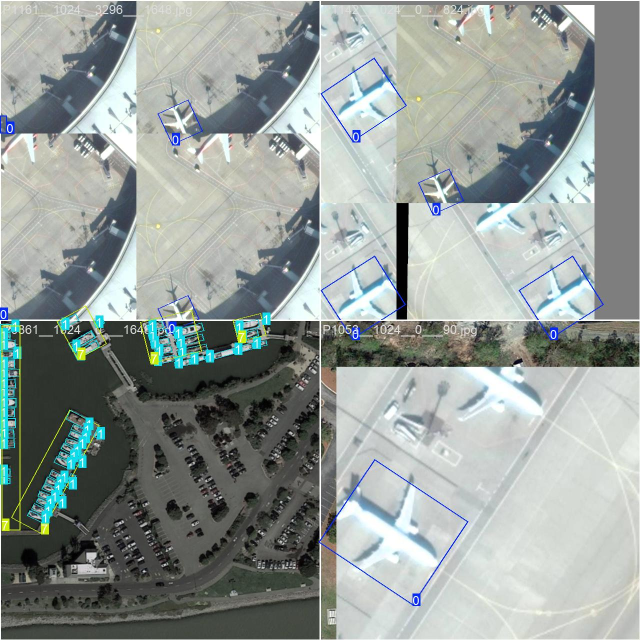
#> input picture runs/obb/train7/train_batch0.jpg, 1280 x 1280 px (shown at 1/2 size); its folder holds only this picture in this run
$ python -i canny.py   (imports and definitions only)
#> lines starting #> are read from the running program, lines starting #| are printed output that depends on the picture
import cv2
import numpy as np
from tkinter import *
from tkinter import filedialog
from PIL import Image, ImageTk

# Set max window size (1920x1080, keeping some space for widgets)
MAX_WINDOW_WIDTH = 1920
MAX_WINDOW_HEIGHT = 1080
IMAGE_FRAME_WIDTH = MAX_WINDOW_WIDTH // 2
IMAGE_FRAME_HEIGHT = MAX_WINDOW_HEIGHT - 100  # Leaving some space for sliders and buttons

# Function to open an image file
def open_file():
    global img, original_img, edges_img
    file_path = filedialog.askopenfilename()
#> the answer given: ../../runs/obb/train7/train_batch0.jpg
    if file_path:
        # Load the image
        img = cv2.imread(file_path)
#> img is the input picture: shape (1280, 1280, 3); mean B, G, R 152.3, 155.8, 148.2
        original_img = cv2.cvtColor(img, cv2.COLOR_BGR2RGB)  # Convert BGR to RGB for Tkinter display
        original_img_resized = resize_image(original_img, IMAGE_FRAME_WIDTH, IMAGE_FRAME_HEIGHT)  # Resize image
        gray_img = cv2.cvtColor(img, cv2.COLOR_BGR2GRAY)  # Convert to grayscale for Canny edge detection
        edges_img = gray_img.copy()
        show_image(original_img_resized, img_label_original)  # Show original image
        apply_canny(100)  # Apply initial Canny edge detection with default threshold

# Function to resize image to fit within the window while maintaining aspect ratio
def resize_image(image, max_width, max_height):
#> called with max_width = 960, max_height = 980
    h, w, _ = image.shape
#> h = 1280; w = 1280
    aspect_ratio = w / h
#> aspect_ratio = 1
    if w > max_width:
        w = max_width
        h = int(w / aspect_ratio)
#> h = 960
    if h > max_height:
        h = max_height
        w = int(h * aspect_ratio)
    return cv2.resize(image, (w, h))
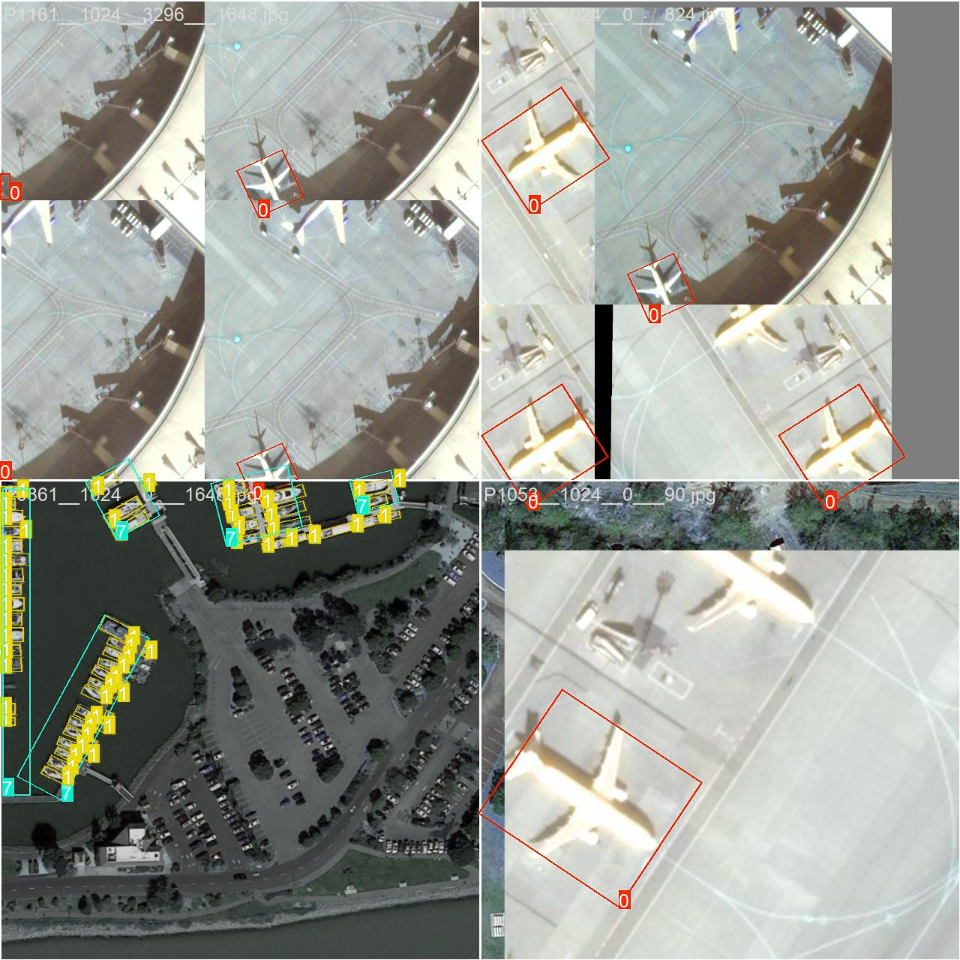
#> returned value: shape (960, 960, 3); mean of channels 0, 1, 2 148.2, 155.8, 152.3; drawn as B, G, R

# Function to display the image on the provided label
def show_image(image, img_label):
    img = Image.fromarray(image)
    img_tk = ImageTk.PhotoImage(image=img)
    img_label.config(image=img_tk)
    img_label.image = img_tk

# Function to apply Canny edge detection and update the edge-detected image
def apply_canny(threshold1):
    global edges_img
    edges = cv2.Canny(edges_img, threshold1, threshold1 * 2)  # Apply Canny edge detection
    edges_rgb = cv2.cvtColor(edges, cv2.COLOR_GRAY2RGB)  # Convert edges to RGB for display
    edges_resized = resize_image(edges_rgb, IMAGE_FRAME_WIDTH, IMAGE_FRAME_HEIGHT)  # Resize for display
    show_image(edges_resized, img_label_edges)  # Show the edges

# Create the Tkinter window
# [3 lines not run here, left out]

# Create frames for the original and edge-detected images
# [1 line that did not run here, left out]
# [1 line not run here, left out]
# [1 line that did not run here, left out]
# [1 line not run here, left out]

# Create labels to display the images
# [1 line that did not run here, left out]
# [1 line not run here, left out]

# [1 line that did not run here, left out]
# [1 line not run here, left out]

# Create a slider to adjust the Canny threshold
# [2 lines that did not run here, left out]
# [2 lines not run here, left out]

# Create a button to open an image file
# [1 line that did not run here, left out]
# [1 line not run here, left out]

# Initialize image variables
img = None
original_img = None
edges_img = None

# Start the Tkinter main loop
# [1 line not run here, left out]

>>> result = open_file()
#> in open_file, `gray_img = cv2.cvtColor(img, cv2.COLOR_BGR2GRAY)`:
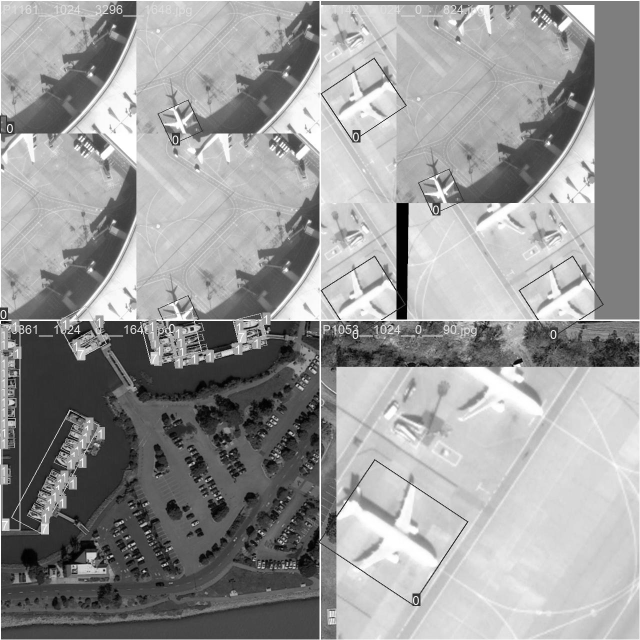
#> gray_img: shape (1280, 1280) (shown at 1/2 size); min 0, max 255, mean 153.1
#> (the run stopped early here; a loop or call above may not have finished)

$ run again, on runs/obb/train7/train_batch2.jpg
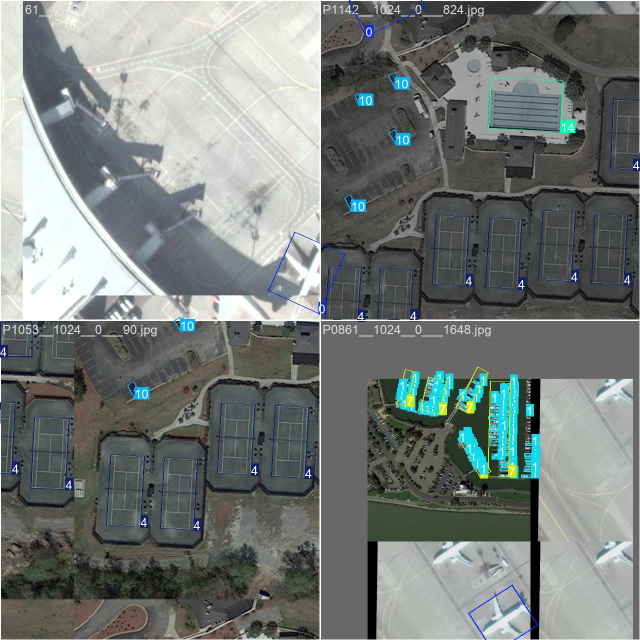
#> input picture runs/obb/train7/train_batch2.jpg, 1280 x 1280 px (shown at 1/2 size)
#> in open_file, img is the input picture: shape (1280, 1280, 3); mean B, G, R 121.4, 123.7, 118
#> in resize_image, `return cv2.resize(image, (w, h))`:
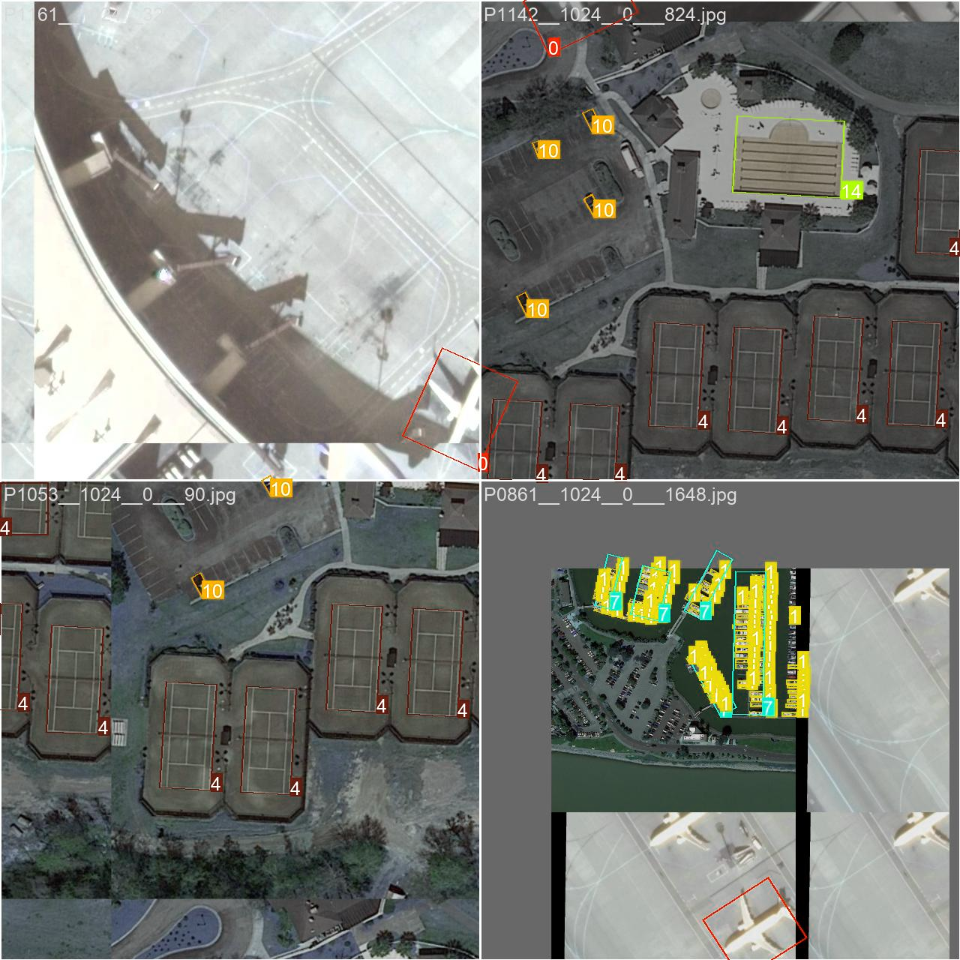
#> returned value: shape (960, 960, 3); mean of channels 0, 1, 2 118, 123.7, 121.4; drawn as B, G, R
#> in open_file, `gray_img = cv2.cvtColor(img, cv2.COLOR_BGR2GRAY)`:
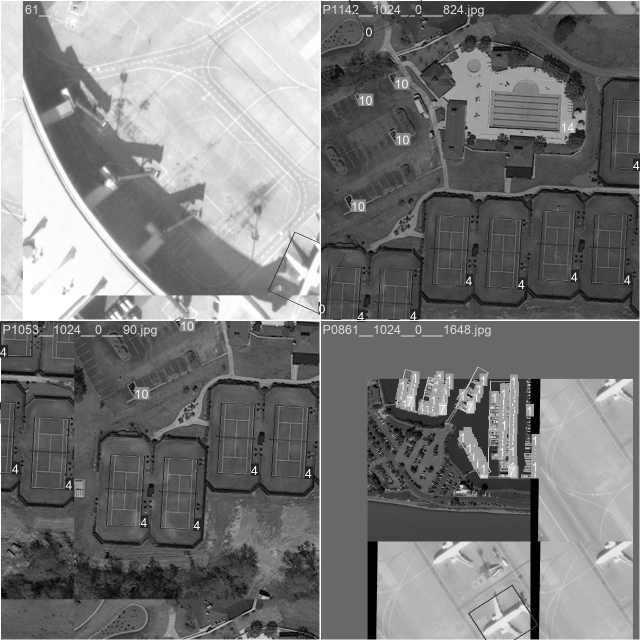
#> gray_img: shape (1280, 1280) (shown at 1/2 size); min 0, max 255, mean 121.8

$ run again, on runs/obb/train7/train_batch90.jpg
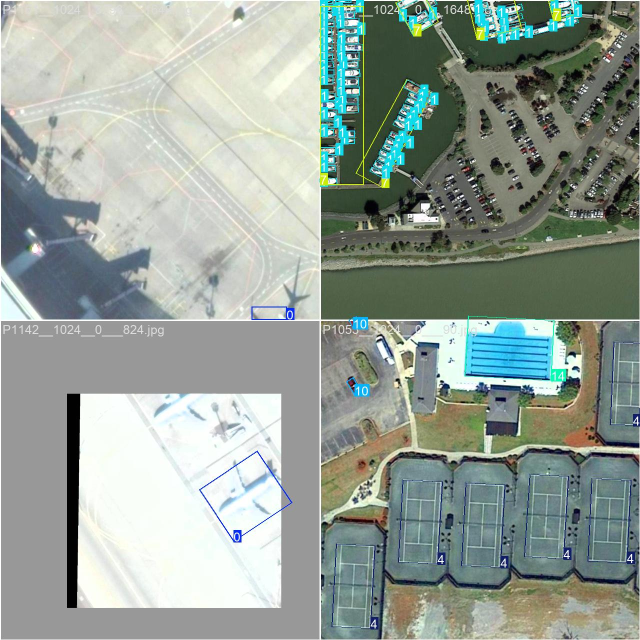
#> input picture runs/obb/train7/train_batch90.jpg, 1280 x 1280 px (shown at 1/2 size)
#> in open_file, img is the input picture: shape (1280, 1280, 3); mean B, G, R 151.5, 159.8, 148.8
#> in resize_image, `return cv2.resize(image, (w, h))`:
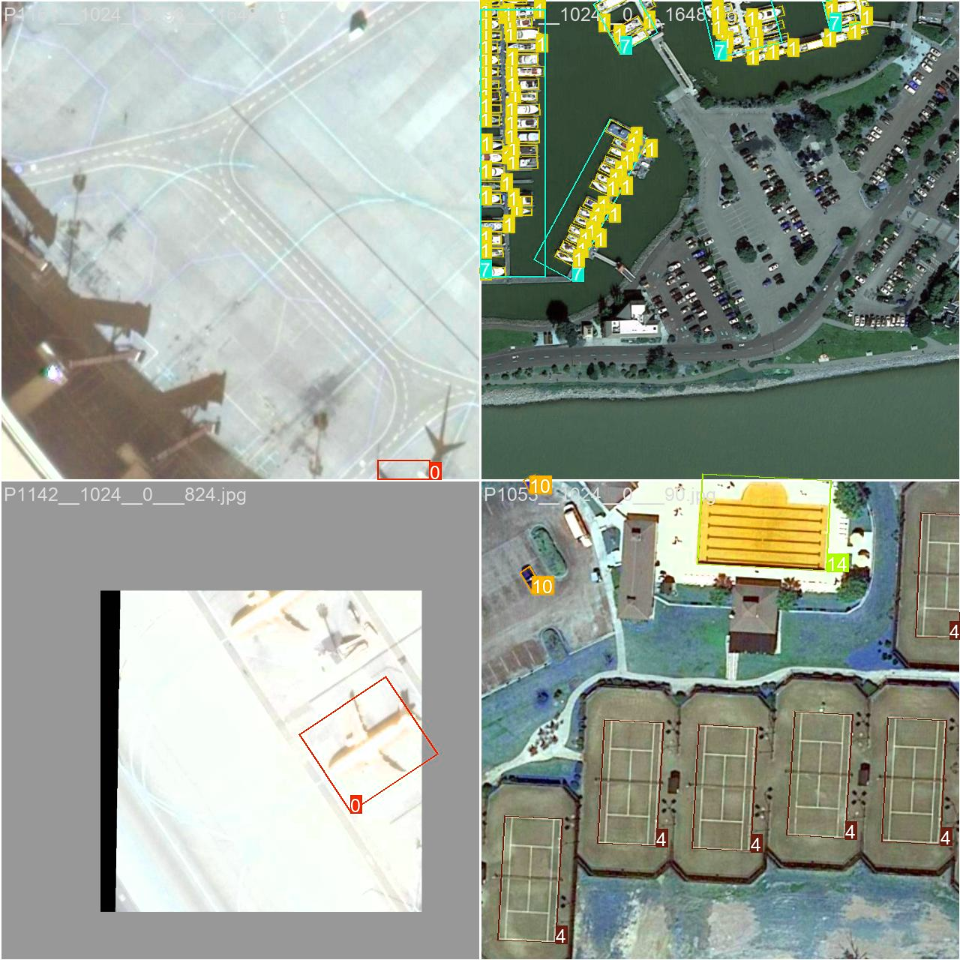
#> returned value: shape (960, 960, 3); mean of channels 0, 1, 2 148.8, 159.8, 151.5; drawn as B, G, R
#> in open_file, `gray_img = cv2.cvtColor(img, cv2.COLOR_BGR2GRAY)`:
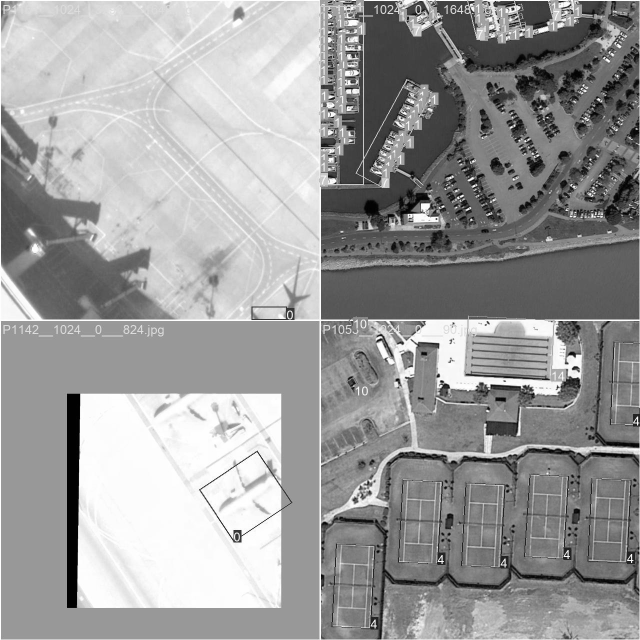
#> gray_img: shape (1280, 1280) (shown at 1/2 size); min 0, max 255, mean 155.5

$ run again, on runs/obb/train7/train_batch91.jpg
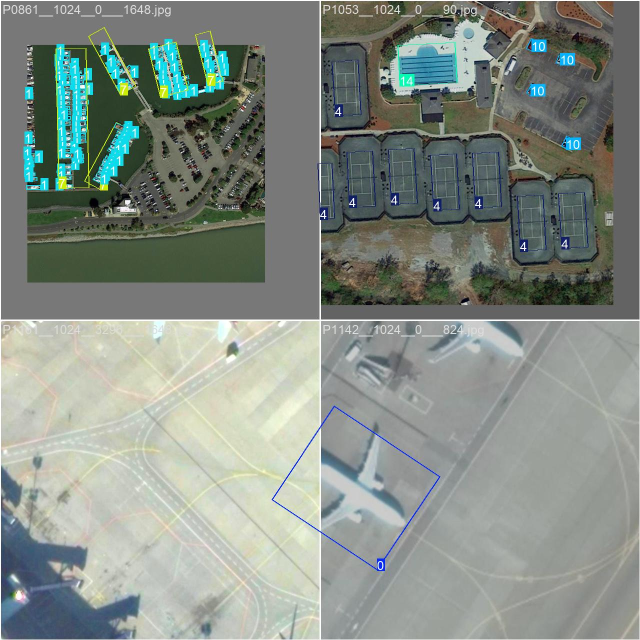
#> input picture runs/obb/train7/train_batch91.jpg, 1280 x 1280 px (shown at 1/2 size)
#> in open_file, img is the input picture: shape (1280, 1280, 3); mean B, G, R 133.5, 141.1, 132.5
#> in resize_image, `return cv2.resize(image, (w, h))`:
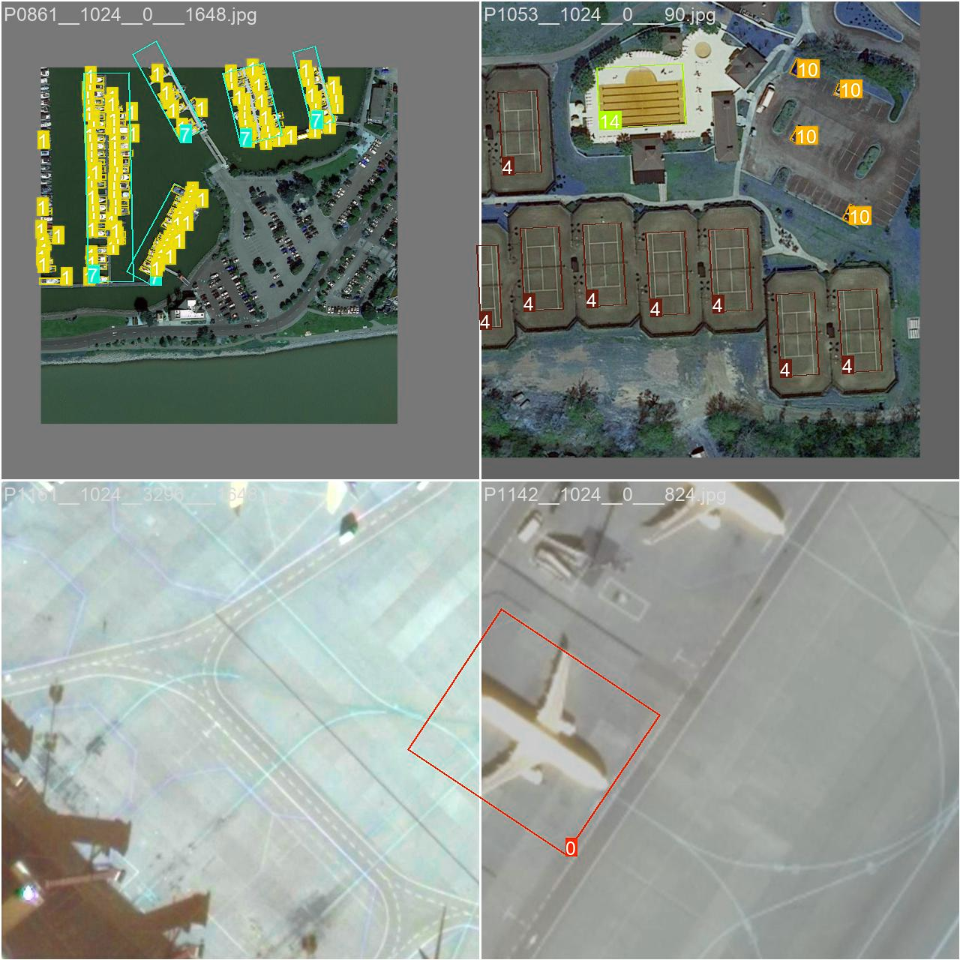
#> returned value: shape (960, 960, 3); mean of channels 0, 1, 2 132.5, 141.1, 133.5; drawn as B, G, R
#> in open_file, `gray_img = cv2.cvtColor(img, cv2.COLOR_BGR2GRAY)`:
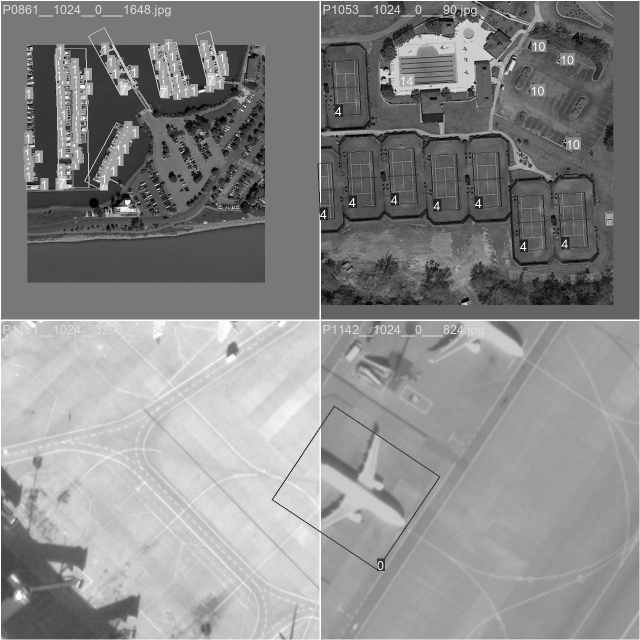
#> gray_img: shape (1280, 1280) (shown at 1/2 size); min 0, max 255, mean 137.7

$ run again, on runs/obb/train7/train_batch1.jpg
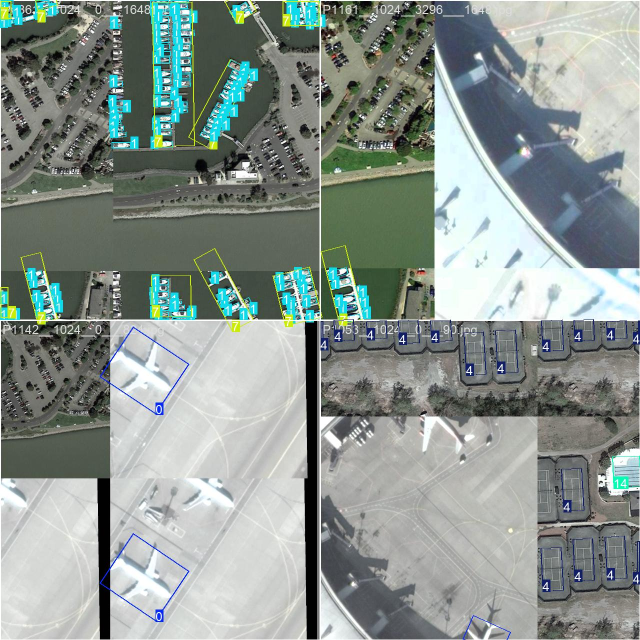
#> input picture runs/obb/train7/train_batch1.jpg, 1280 x 1280 px (shown at 1/2 size)
#> in open_file, img is the input picture: shape (1280, 1280, 3); mean B, G, R 143.9, 149, 138.8
#> in resize_image, `return cv2.resize(image, (w, h))`:
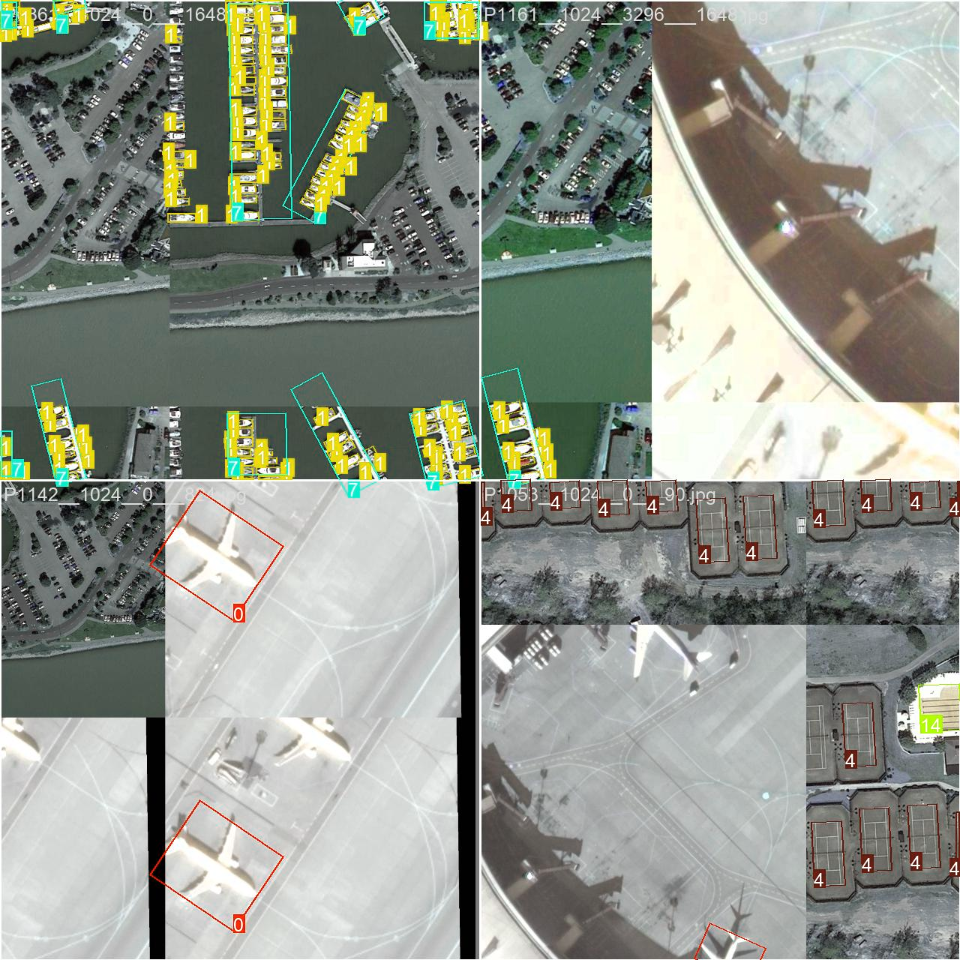
#> returned value: shape (960, 960, 3); mean of channels 0, 1, 2 138.8, 148.9, 143.8; drawn as B, G, R
#> in open_file, `gray_img = cv2.cvtColor(img, cv2.COLOR_BGR2GRAY)`:
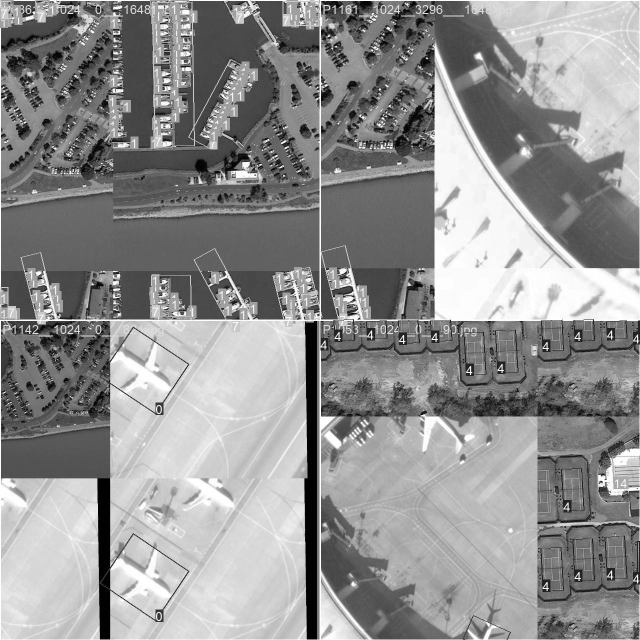
#> gray_img: shape (1280, 1280) (shown at 1/2 size); min 0, max 255, mean 145.4
